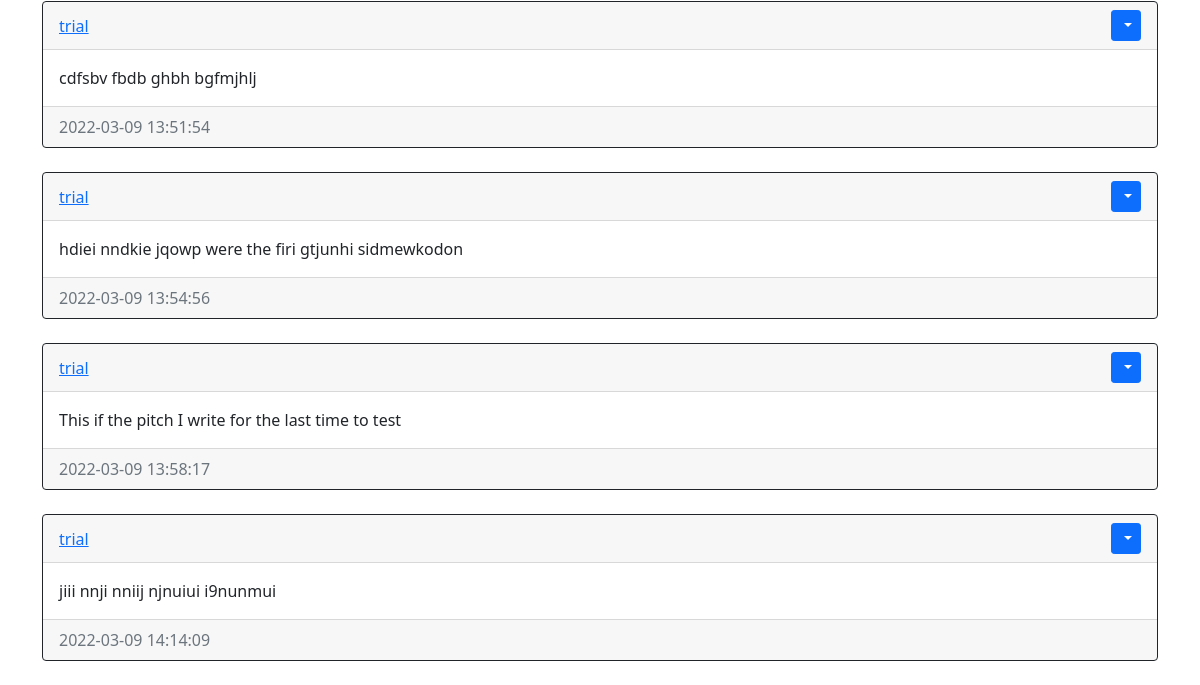
The page /home (signed in, lower part) on the database as committed earlier.
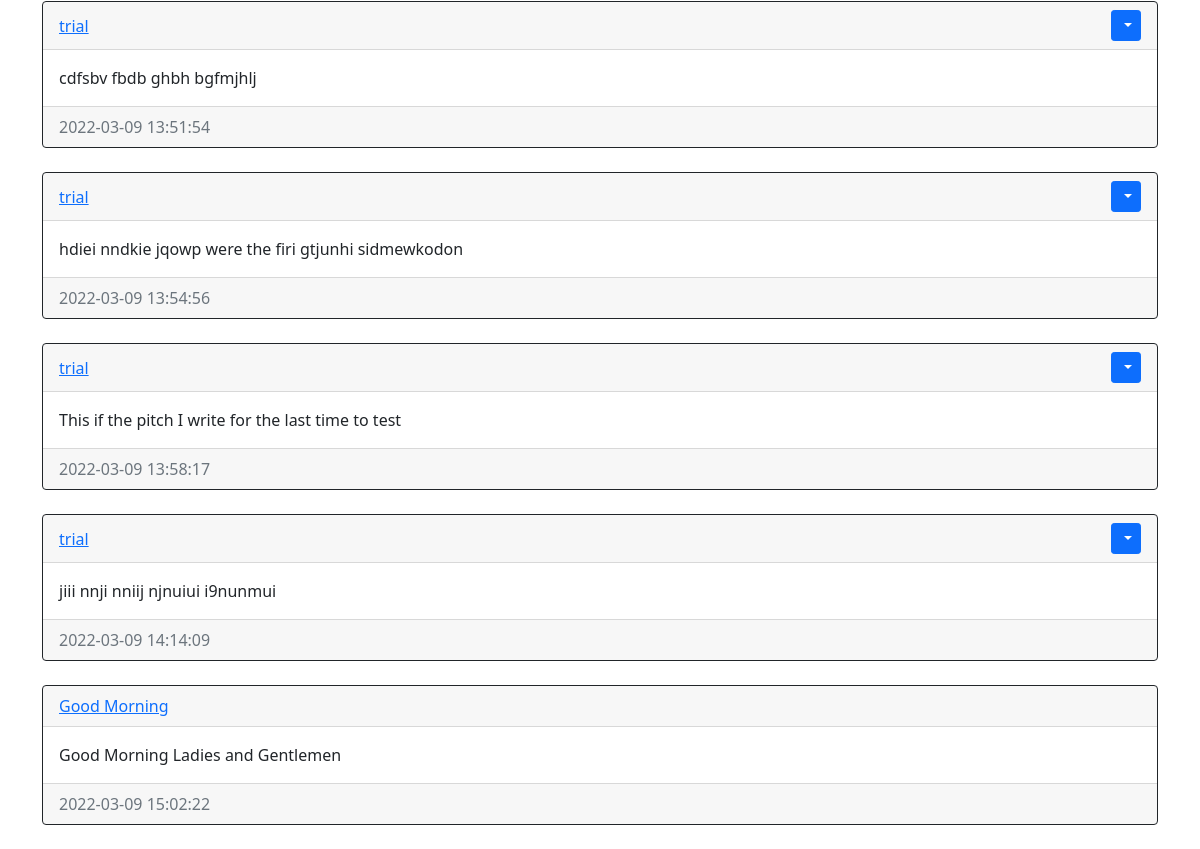
The same page on the database as committed later.
### website/models.py (models this page shows)
class Pitch(db.Model):
    id=db.Column(db.Integer,primary_key=True)
    text=db.Column(db.Text,nullable=False)
    date_created=db.Column(db.DateTime(timezone=True),default=func.now())
    author =db.Column(db.Integer,db.ForeignKey('user.id',ondelete='CASCADE'),nullable=False)

class User(db.Model,UserMixin): #Inherits from db model and userMixin
    id=db.Column(db.Integer,primary_key=True)
    email=db.Column(db.String(150),unique=True) #prevent users with duplicate emails
    username=db.Column(db.String(150),unique=True)
    password=db.Column(db.String(150))
    date_created=db.Column(db.DateTime(timezone=True),default=func.now()) #if nothing is passed,by default the column will be filled by the current time
    pitch=db.relationship('Pitch', backref='user',passive_deletes=True)# backref to allow access to user model

### website/views.py (the view)
@views.route("/")
@views.route("/home")
@login_required
def home():
    pitches=Pitch.query.all()
    return render_template("home.html", user=current_user,pitches=pitches)

### website/__init__.py (called while the page is built)
def create_app():
    app = Flask(__name__)
    app.config['SECRET_KEY'] = "helloworld"
    app.config['SQLALCHEMY_DATABASE_URI']=f'sqlite:///{DB_NAME}'
    db.init_app(app)
    from .views import views
    from .auth import auth
    app.register_blueprint(views, url_prefix="/")
    app.register_blueprint(auth, url_prefix="/")
    from .models import User,Pitch
    create_database(app)
    login_manager= LoginManager ()
    login_manager.login_view="auth.login"
    login_manager.init_app(app)
    @login_manager.user_loader
    def load_user(id):
        return User.query.get(int(id))
    return app

### website/templates/home.html (shortened to what this page needs)
{% extends "base.html" %}
{% block content %}
<div id="pitches">
{% for pitch in pitches %}
<div class="card border-dark">
   <div class="card-header d-flex justify-content-between align-items-center">
<a href="/pitches/{{pitch.user.username}}">{{pitch.user.username}}</a>
{% if user.id == pitch.author %}
<div class="btn-group">
<button type="button" class="btn btn-sm btn-primary dropdown-toggle" data-bs-toggle="dropdown">
</button>
</div>
{% endif %}
   </div>
<div class="card-body">
    <div class="card-text">
        {{pitch.text}}
    </div>
</div>
<div class="card-footer text-muted">
    {{pitch.date_created}}
</div>
</div>
<br >{% endfor %}
  </div>
{% endblock %}

### website/templates/base.html (shortened to what this page needs)
<!DOCTYPE html>
<html lang="en">
<head>
<link href="https://cdn.jsdelivr.net/npm/bootstrap@5.1.3/dist/css/bootstrap.min.css" rel="stylesheet">
</head>
<body>
  <div class="container">  {% block content %} {% endblock %} </div>
</body>
</html>

Rows that differ between the two databases and show on the page:
added Pitch: user.username "Good Morning", text "Good Morning Ladies and Gentlemen", date_created "2022-03-09 15:02:22"
